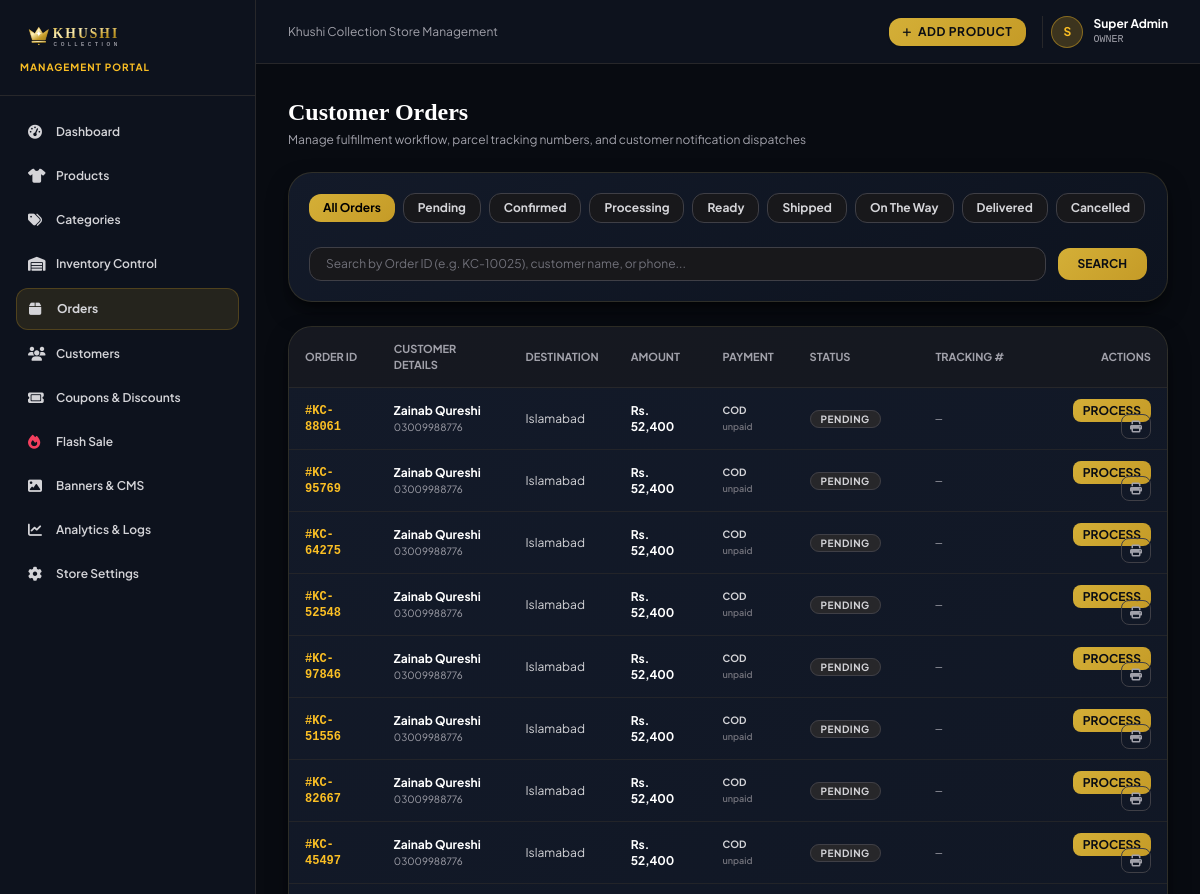
Page /admin/orders (signed in, upper part) on the earlier database version.
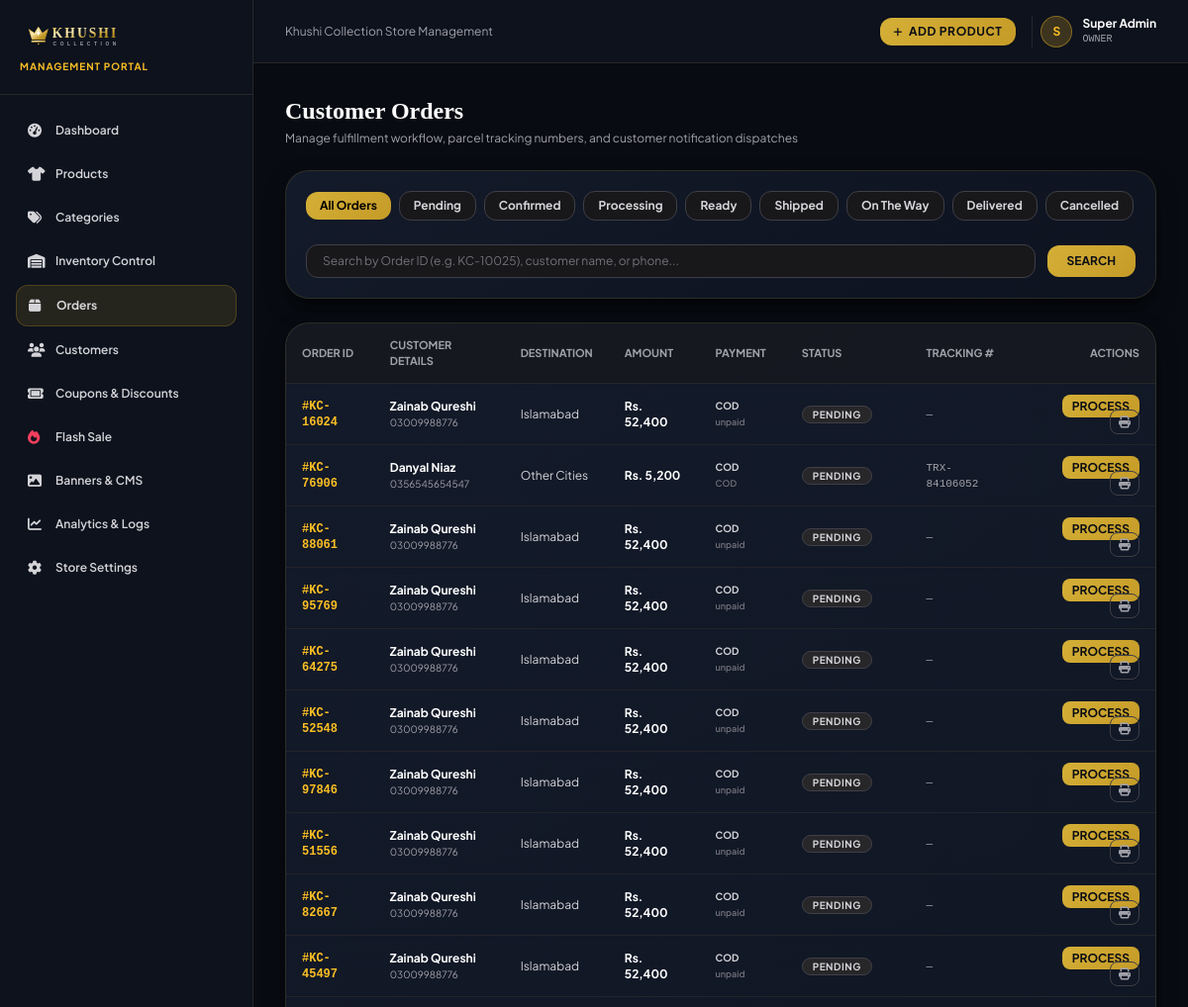
Same page on the later database version.
### tables this page shows
CREATE TABLE orders (
        id INTEGER PRIMARY KEY AUTOINCREMENT,
        order_number TEXT UNIQUE NOT NULL,
        user_id INTEGER,
        customer_name TEXT NOT NULL,
        customer_phone TEXT NOT NULL,
        customer_email TEXT NOT NULL,
        address TEXT NOT NULL,
        city TEXT NOT NULL,
        area TEXT,
        postal_code TEXT,
        delivery_instructions TEXT,
        subtotal REAL NOT NULL,
        delivery_fee REAL DEFAULT 0,
        discount_amount REAL DEFAULT 0,
        coupon_code TEXT,
        total_amount REAL NOT NULL,
        payment_method TEXT DEFAULT 'cod',
        payment_status TEXT DEFAULT 'unpaid',
        order_status TEXT DEFAULT 'pending',
        tracking_number TEXT,
        courier_name TEXT DEFAULT 'Trax Express',
        admin_notes TEXT,
        created_at TIMESTAMP DEFAULT CURRENT_TIMESTAMP,
        updated_at TIMESTAMP DEFAULT CURRENT_TIMESTAMP,
        FOREIGN KEY (user_id) REFERENCES users (id) ON DELETE SET NULL
    );

### routes/admin.py (the view)
@admin_bp.route('/orders')
@admin_required(['super_admin', 'manager', 'staff'])
def orders():
    status_filter = request.args.get('status', '').strip()
    search = request.args.get('search', '').strip()
    sql = 'SELECT * FROM orders WHERE 1=1'
    params = []
    if status_filter:
        sql += ' AND order_status = ?'
        params.append(status_filter)
    if search:
        sql += ' AND (order_number LIKE ? OR customer_name LIKE ? OR customer_phone LIKE ?)'
        params.extend([f"%{search}%", f"%{search}%", f"%{search}%"])
    sql += ' ORDER BY id DESC'
    orders_list = query_db(sql, params)
    return render_template('admin/orders/index.html', orders=orders_list, status_filter=status_filter, search=search)

### templates/admin/orders/index.html (shortened to what this page needs)
{% extends 'admin/base.html' %}
{% block content %}
<div class="space-y-6">
    <div class="flex flex-col sm:flex-row sm:items-center justify-between gap-4">
        <div>
            <h1 class="text-2xl font-serif font-bold text-white">Customer Orders</h1>
            <p class="text-xs text-zinc-400 mt-1">Manage fulfillment workflow, parcel tracking numbers, and customer notification dispatches</p>
        </div>
    </div>
    <div class="luxury-card p-4 sm:p-5 rounded-3xl space-y-4">
        <div class="flex items-center gap-2 overflow-x-auto pb-2 text-xs">
            <a href="{{ url_for('admin.orders') }}" class="px-3.5 py-1.5 rounded-xl whitespace-nowrap font-bold transition {% if not status_filter %}btn-gold text-black{% else %}bg-zinc-900 border border-zinc-700 text-zinc-300 hover:border-zinc-500{% endif %}">
                All Orders
            </a>
            <a href="{{ url_for('admin.orders', status='pending') }}" class="px-3.5 py-1.5 rounded-xl whitespace-nowrap font-bold transition {% if status_filter == 'pending' %}bg-amber-400 text-black{% else %}bg-zinc-900 border border-zinc-700 text-zinc-300 hover:border-zinc-500{% endif %}">
                Pending
            </a>
            <a href="{{ url_for('admin.orders', status='confirmed') }}" class="px-3.5 py-1.5 rounded-xl whitespace-nowrap font-bold transition {% if status_filter == 'confirmed' %}bg-blue-400 text-black{% else %}bg-zinc-900 border border-zinc-700 text-zinc-300 hover:border-zinc-500{% endif %}">
                Confirmed
            </a>
            <a href="{{ url_for('admin.orders', status='processing') }}" class="px-3.5 py-1.5 rounded-xl whitespace-nowrap font-bold transition {% if status_filter == 'processing' %}bg-purple-400 text-black{% else %}bg-zinc-900 border border-zinc-700 text-zinc-300 hover:border-zinc-500{% endif %}">
                Processing
            </a>
            <a href="{{ url_for('admin.orders', status='ready') }}" class="px-3.5 py-1.5 rounded-xl whitespace-nowrap font-bold transition {% if status_filter == 'ready' %}bg-teal-400 text-black{% else %}bg-zinc-900 border border-zinc-700 text-zinc-300 hover:border-zinc-500{% endif %}">
                Ready
            </a>
            <a href="{{ url_for('admin.orders', status='shipped') }}" class="px-3.5 py-1.5 rounded-xl whitespace-nowrap font-bold transition {% if status_filter == 'shipped' %}bg-indigo-400 text-black{% else %}bg-zinc-900 border border-zinc-700 text-zinc-300 hover:border-zinc-500{% endif %}">
                Shipped
            </a>
            <a href="{{ url_for('admin.orders', status='on_the_way') }}" class="px-3.5 py-1.5 rounded-xl whitespace-nowrap font-bold transition {% if status_filter == 'on_the_way' %}bg-amber-400 text-black{% else %}bg-zinc-900 border border-zinc-700 text-zinc-300 hover:border-zinc-500{% endif %}">
                On The Way
            </a>
            <a href="{{ url_for('admin.orders', status='delivered') }}" class="px-3.5 py-1.5 rounded-xl whitespace-nowrap font-bold transition {% if status_filter == 'delivered' %}bg-emerald-500 text-black{% else %}bg-zinc-900 border border-zinc-700 text-zinc-300 hover:border-zinc-500{% endif %}">
                Delivered
            </a>
            <a href="{{ url_for('admin.orders', status='cancelled') }}" class="px-3.5 py-1.5 rounded-xl whitespace-nowrap font-bold transition {% if status_filter == 'cancelled' %}bg-rose-500 text-black{% else %}bg-zinc-900 border border-zinc-700 text-zinc-300 hover:border-zinc-500{% endif %}">
                Cancelled
            </a>
        </div>
        <form method="GET" action="{{ url_for('admin.orders') }}" class="flex items-center gap-3">
            <input type="text" name="search" value="{{ search or '' }}" placeholder="Search by Order ID (e.g. KC-10025), customer name, or phone..." class="flex-1 bg-zinc-900 border border-zinc-700 rounded-xl px-4 py-2 text-xs text-white placeholder-zinc-500 focus:outline-none focus:border-amber-400">
            <button type="submit" class="px-5 py-2 rounded-xl btn-gold text-xs font-bold uppercase">Search</button>
        </form>
    </div>
    <div class="luxury-card rounded-3xl overflow-hidden">
        <div class="overflow-x-auto">
            <table class="w-full text-left text-xs text-zinc-300">
                <thead class="text-zinc-400 uppercase font-semibold border-b border-zinc-800 bg-zinc-900/60 text-[11px]">
                    <tr>
                        <th class="py-3.5 px-4">Order ID</th>
                        <th class="py-3.5 px-4">Customer Details</th>
                        <th class="py-3.5 px-4">Destination</th>
                        <th class="py-3.5 px-4">Amount</th>
                        <th class="py-3.5 px-4">Payment</th>
                        <th class="py-3.5 px-4">Status</th>
                        <th class="py-3.5 px-4">Tracking #</th>
                        <th class="py-3.5 px-4 text-right">Actions</th>
                    </tr>
                </thead>
                <tbody class="divide-y divide-zinc-800/80">
                    {% for o in orders %}
                    <tr class="hover:bg-zinc-800/30 transition">
                        <td class="py-3.5 px-4 font-mono font-bold text-amber-400">#{{ o.order_number }}</td>
                        <td class="py-3.5 px-4">
                            <span class="font-bold text-white block">{{ o.customer_name }}</span>
                            <span class="text-[10px] text-zinc-400">{{ o.customer_phone }}</span>
                        </td>
                        <td class="py-3.5 px-4">{{ o.city }}</td>
                        <td class="py-3.5 px-4 font-bold text-white">Rs. {{ "{:,}".format(o.total_amount|int) }}</td>
                        <td class="py-3.5 px-4">
                            <span class="uppercase text-[10px] font-bold text-zinc-300 block">{{ o.payment_method }}</span>
                            <span class="text-[9px] text-zinc-500 font-semibold">{{ o.payment_status }}</span>
                        </td>
                        <td class="py-3.5 px-4">
                            <span class="px-2.5 py-0.5 rounded-full text-[10px] font-bold uppercase tracking-wider {% if o.order_status == 'delivered' %}bg-emerald-950 text-emerald-400 border border-emerald-500/30{% elif o.order_status in ('shipped', 'on_the_way') %}bg-amber-950 text-amber-400 border border-amber-500/30{% elif o.order_status == 'cancelled' %}bg-rose-950 text-rose-400 border border-rose-500/30{% else %}bg-zinc-800 text-zinc-300 border border-zinc-700{% endif %}">
                                {{ o.order_status.replace('_', ' ').title() }}
                            </span>
                        </td>
                        <td class="py-3.5 px-4 font-mono text-zinc-400 text-[11px]">
                            {{ o.tracking_number or '—' }}
                        </td>
                        <td class="py-3.5 px-4 text-right space-x-2">
                            <a href="{{ url_for('admin.order_detail', id=o.id) }}" class="py-1 px-2.5 rounded-lg btn-gold text-xs font-bold uppercase">
                                Process
                            </a>
                            <a href="{{ url_for('admin.admin_invoice', order_number=o.order_number) }}" target="_blank" class="py-1 px-2 rounded-lg border border-zinc-700 hover:border-amber-400 text-zinc-400 hover:text-white text-xs" title="Print Invoice">
                                <i class="fa-solid fa-print"></i>
                            </a>
                        </td>
                    </tr>
                    {% endfor %}
                </tbody>
            </table>
        </div>
    </div>
</div>
{% endblock %}

### templates/admin/base.html (shortened to what this page needs)
<!DOCTYPE html>
<html lang="en">
<head>
    <script src="https://cdn.tailwindcss.com"></script>
    <link rel="stylesheet" href="https://cdnjs.cloudflare.com/ajax/libs/font-awesome/6.5.1/css/all.min.css">
    <link rel="stylesheet" href="{{ url_for('static', filename='css/style.css') }}">
</head>
<body class="bg-[#080B11] text-zinc-100 min-h-screen flex antialiased">
    <aside class="w-64 bg-[#0D121D] border-r border-zinc-800 flex flex-col justify-between hidden md:flex flex-shrink-0">
        <div>
            <div class="p-5 border-b border-zinc-800">
                <a href="{{ url_for('admin.dashboard') }}" class="flex items-center gap-2">
                    <img src="{{ url_for('static', filename='images/logo.svg') }}" alt="Khushi Collection" class="h-9 w-auto">
                </a>
                <span class="text-[10px] text-amber-400 font-bold tracking-widest uppercase block mt-1">Management Portal</span>
            </div>
            <nav class="p-4 space-y-1 text-xs font-semibold">
                <a href="{{ url_for('admin.dashboard') }}" class="flex items-center gap-3 px-3 py-2.5 rounded-xl hover:bg-zinc-800/80 transition text-zinc-300 hover:text-white ">
                    <i class="fa-solid fa-gauge-high text-sm w-4"></i> Dashboard
                </a>
                <a href="{{ url_for('admin.products') }}" class="flex items-center gap-3 px-3 py-2.5 rounded-xl hover:bg-zinc-800/80 transition text-zinc-300 hover:text-white ">
                    <i class="fa-solid fa-shirt text-sm w-4"></i> Products
                </a>
                <a href="{{ url_for('admin.categories') }}" class="flex items-center gap-3 px-3 py-2.5 rounded-xl hover:bg-zinc-800/80 transition text-zinc-300 hover:text-white ">
                    <i class="fa-solid fa-tags text-sm w-4"></i> Categories
                </a>
                <a href="{{ url_for('admin.inventory') }}" class="flex items-center gap-3 px-3 py-2.5 rounded-xl hover:bg-zinc-800/80 transition text-zinc-300 hover:text-white ">
                    <i class="fa-solid fa-warehouse text-sm w-4"></i> Inventory Control
                </a>
                <a href="{{ url_for('admin.orders') }}" class="flex items-center justify-between px-3 py-2.5 rounded-xl hover:bg-zinc-800/80 transition text-zinc-300 hover:text-white {% if 'order' in request.endpoint %}bg-amber-400/10 text-amber-400 font-bold border border-amber-400/20{% endif %}">
                    <span class="flex items-center gap-3">
                        <i class="fa-solid fa-box text-sm w-4"></i> Orders
                    </span>
                </a>
                <a href="{{ url_for('admin.customers') }}" class="flex items-center gap-3 px-3 py-2.5 rounded-xl hover:bg-zinc-800/80 transition text-zinc-300 hover:text-white ">
                    <i class="fa-solid fa-users text-sm w-4"></i> Customers
                </a>
                <a href="{{ url_for('admin.coupons') }}" class="flex items-center gap-3 px-3 py-2.5 rounded-xl hover:bg-zinc-800/80 transition text-zinc-300 hover:text-white ">
                    <i class="fa-solid fa-ticket text-sm w-4"></i> Coupons & Discounts
                </a>
                <a href="{{ url_for('admin.flash_sale') }}" class="flex items-center gap-3 px-3 py-2.5 rounded-xl hover:bg-zinc-800/80 transition text-zinc-300 hover:text-white ">
                    <i class="fa-solid fa-fire text-sm w-4 text-rose-500"></i> Flash Sale
                </a>
                <a href="{{ url_for('admin.banners') }}" class="flex items-center gap-3 px-3 py-2.5 rounded-xl hover:bg-zinc-800/80 transition text-zinc-300 hover:text-white ">
                    <i class="fa-solid fa-image text-sm w-4"></i> Banners & CMS
                </a>
                <a href="{{ url_for('admin.reports') }}" class="flex items-center gap-3 px-3 py-2.5 rounded-xl hover:bg-zinc-800/80 transition text-zinc-300 hover:text-white ">
                    <i class="fa-solid fa-chart-line text-sm w-4"></i> Analytics & Logs
                </a>
                <a href="{{ url_for('admin.settings') }}" class="flex items-center gap-3 px-3 py-2.5 rounded-xl hover:bg-zinc-800/80 transition text-zinc-300 hover:text-white ">
                    <i class="fa-solid fa-gear text-sm w-4"></i> Store Settings
                </a>
            </nav>
        </div>
    </aside>
    <div class="flex-1 flex flex-col min-w-0 overflow-hidden">
        <header class="h-16 bg-[#0D121D] border-b border-zinc-800 flex items-center justify-between px-4 sm:px-6 lg:px-8">
            <div class="flex items-center gap-3">
                <span class="text-xs text-zinc-400 hidden sm:inline">Khushi Collection Store Management</span>
            </div>
            <div class="flex items-center gap-4">
                <a href="{{ url_for('admin.add_product') }}" class="px-3.5 py-1.5 rounded-xl btn-gold text-xs font-bold uppercase tracking-wider flex items-center gap-1.5 shadow">
                    <i class="fa-solid fa-plus text-[10px]"></i> Add Product
                </a>
                <div class="flex items-center gap-2.5 pl-2 border-l border-zinc-800">
                    <div class="w-8 h-8 rounded-full bg-amber-400/20 text-amber-400 flex items-center justify-center font-bold text-xs border border-amber-400/40">
                        {{ session.get('user_name', 'Admin')[0] }}
                    </div>
                    <div class="hidden sm:block text-left">
                        <span class="text-xs font-bold text-white block">{{ session.get('user_name', 'Admin') }}</span>
                        <span class="text-[10px] text-zinc-400 block uppercase font-mono">{{ session.get('user_role', 'Administrator').replace('_', ' ') }}</span>
                    </div>
                </div>
            </div>
        </header>
        <main class="flex-1 overflow-y-auto p-4 sm:p-6 lg:p-8">
            {% block content %}{% endblock %}
        </main>
    </div>
</body>
</html>

Differences in the rows shown:
added orders: order_number "KC-16024", customer_name "Zainab Qureshi", customer_phone "03009988776", city "Islamabad", total_amount "52,400", payment_method "COD", payment_status "unpaid", order_status.replace "PENDING", tracking_number "—"
added orders: order_number "KC-76906", customer_name "Danyal Niaz", customer_phone "0356545654547", city "Other Cities", total_amount "5,200", payment_method "COD", payment_status "COD", order_status.replace "PENDING", tracking_number "TRX-84106052"
